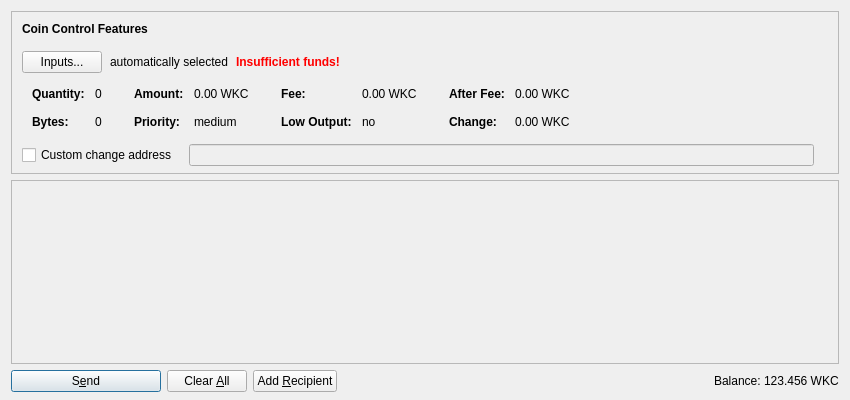
<?xml version="1.0" encoding="UTF-8"?>
<ui version="4.0">
 <class>SendCoinsDialog</class>
 <widget class="QDialog" name="SendCoinsDialog">
  <property name="geometry">
   <rect>
    <x>0</x>
    <y>0</y>
    <width>850</width>
    <height>400</height>
   </rect>
  </property>
  <property name="windowTitle">
   <string>Send Coins</string>
  </property>
  <layout class="QVBoxLayout" name="verticalLayout" stretch="0,1,0">
   <property name="bottomMargin">
    <number>8</number>
   </property>
   <item>
    <widget class="QFrame" name="frameCoinControl">
     <property name="sizePolicy">
      <sizepolicy hsizetype="Expanding" vsizetype="Expanding">
       <horstretch>0</horstretch>
       <verstretch>0</verstretch>
      </sizepolicy>
     </property>
     <property name="maximumSize">
      <size>
       <width>16777215</width>
       <height>16777215</height>
      </size>
     </property>
     <property name="frameShape">
      <enum>QFrame::StyledPanel</enum>
     </property>
     <property name="frameShadow">
      <enum>QFrame::Sunken</enum>
     </property>
     <layout class="QVBoxLayout" name="verticalLayoutCoinControl2">
      <property name="spacing">
       <number>0</number>
      </property>
      <property name="leftMargin">
       <number>0</number>
      </property>
      <property name="topMargin">
       <number>0</number>
      </property>
      <property name="rightMargin">
       <number>0</number>
      </property>
      <property name="bottomMargin">
       <number>6</number>
      </property>
      <item>
       <layout class="QVBoxLayout" name="verticalLayoutCoinControl" stretch="0,0,0,0,1">
        <property name="spacing">
         <number>0</number>
        </property>
        <property name="leftMargin">
         <number>10</number>
        </property>
        <property name="topMargin">
         <number>10</number>
        </property>
        <item>
         <layout class="QHBoxLayout" name="horizontalLayoutCoinControl1">
          <property name="bottomMargin">
           <number>15</number>
          </property>
          <item>
           <widget class="QLabel" name="labelCoinControlFeatures">
            <property name="sizePolicy">
             <sizepolicy hsizetype="Preferred" vsizetype="Maximum">
              <horstretch>0</horstretch>
              <verstretch>0</verstretch>
             </sizepolicy>
            </property>
            <property name="font">
             <font>
              <weight>75</weight>
              <bold>true</bold>
             </font>
            </property>
            <property name="styleSheet">
             <string notr="true">font-weight:bold;</string>
            </property>
            <property name="text">
             <string>Coin Control Features</string>
            </property>
           </widget>
          </item>
         </layout>
        </item>
        <item>
         <layout class="QHBoxLayout" name="horizontalLayoutCoinControl2" stretch="0,0,0,0">
          <property name="spacing">
           <number>8</number>
          </property>
          <property name="bottomMargin">
           <number>10</number>
          </property>
          <item>
           <widget class="QPushButton" name="pushButtonCoinControl">
            <property name="styleSheet">
             <string notr="true"/>
            </property>
            <property name="text">
             <string>Inputs...</string>
            </property>
           </widget>
          </item>
          <item>
           <widget class="QLabel" name="labelCoinControlAutomaticallySelected">
            <property name="text">
             <string>automatically selected</string>
            </property>
            <property name="margin">
             <number>5</number>
            </property>
           </widget>
          </item>
          <item>
           <widget class="QLabel" name="labelCoinControlInsuffFunds">
            <property name="font">
             <font>
              <weight>75</weight>
              <bold>true</bold>
             </font>
            </property>
            <property name="styleSheet">
             <string notr="true">color:red;font-weight:bold;</string>
            </property>
            <property name="text">
             <string>Insufficient funds!</string>
            </property>
            <property name="margin">
             <number>5</number>
            </property>
           </widget>
          </item>
          <item>
           <spacer name="horizontalSpacerCoinControl">
            <property name="orientation">
             <enum>Qt::Horizontal</enum>
            </property>
            <property name="sizeHint" stdset="0">
             <size>
              <width>40</width>
              <height>1</height>
             </size>
            </property>
           </spacer>
          </item>
         </layout>
        </item>
        <item>
         <widget class="QWidget" name="widgetCoinControl" native="true">
          <property name="sizePolicy">
           <sizepolicy hsizetype="Preferred" vsizetype="Preferred">
            <horstretch>0</horstretch>
            <verstretch>0</verstretch>
           </sizepolicy>
          </property>
          <property name="minimumSize">
           <size>
            <width>0</width>
            <height>0</height>
           </size>
          </property>
          <property name="styleSheet">
           <string notr="true"/>
          </property>
          <layout class="QHBoxLayout" name="horizontalLayoutCoinControl5">
           <property name="leftMargin">
            <number>0</number>
           </property>
           <property name="topMargin">
            <number>0</number>
           </property>
           <property name="rightMargin">
            <number>0</number>
           </property>
           <property name="bottomMargin">
            <number>0</number>
           </property>
           <item>
            <layout class="QHBoxLayout" name="horizontalLayoutCoinControl3" stretch="0,0,0,1">
             <property name="spacing">
              <number>20</number>
             </property>
             <property name="topMargin">
              <number>0</number>
             </property>
             <property name="bottomMargin">
              <number>10</number>
             </property>
             <item>
              <layout class="QFormLayout" name="formLayoutCoinControl1">
               <property name="horizontalSpacing">
                <number>10</number>
               </property>
               <property name="verticalSpacing">
                <number>14</number>
               </property>
               <property name="leftMargin">
                <number>10</number>
               </property>
               <property name="topMargin">
                <number>4</number>
               </property>
               <property name="rightMargin">
                <number>6</number>
               </property>
               <item row="0" column="0">
                <widget class="QLabel" name="labelCoinControlQuantityText">
                 <property name="font">
                  <font>
                   <weight>75</weight>
                   <bold>true</bold>
                  </font>
                 </property>
                 <property name="text">
                  <string>Quantity:</string>
                 </property>
                 <property name="margin">
                  <number>0</number>
                 </property>
                </widget>
               </item>
               <item row="0" column="1">
                <widget class="QLabel" name="labelCoinControlQuantity">
                 <property name="cursor">
                  <cursorShape>IBeamCursor</cursorShape>
                 </property>
                 <property name="contextMenuPolicy">
                  <enum>Qt::ActionsContextMenu</enum>
                 </property>
                 <property name="text">
                  <string notr="true">0</string>
                 </property>
                 <property name="margin">
                  <number>0</number>
                 </property>
                 <property name="textInteractionFlags">
                  <set>Qt::LinksAccessibleByMouse|Qt::TextSelectableByKeyboard|Qt::TextSelectableByMouse</set>
                 </property>
                </widget>
               </item>
               <item row="1" column="0">
                <widget class="QLabel" name="labelCoinControlBytesText">
                 <property name="font">
                  <font>
                   <weight>75</weight>
                   <bold>true</bold>
                  </font>
                 </property>
                 <property name="text">
                  <string>Bytes:</string>
                 </property>
                </widget>
               </item>
               <item row="1" column="1">
                <widget class="QLabel" name="labelCoinControlBytes">
                 <property name="cursor">
                  <cursorShape>IBeamCursor</cursorShape>
                 </property>
                 <property name="contextMenuPolicy">
                  <enum>Qt::ActionsContextMenu</enum>
                 </property>
                 <property name="text">
                  <string notr="true">0</string>
                 </property>
                 <property name="textInteractionFlags">
                  <set>Qt::LinksAccessibleByMouse|Qt::TextSelectableByKeyboard|Qt::TextSelectableByMouse</set>
                 </property>
                </widget>
               </item>
              </layout>
             </item>
             <item>
              <layout class="QFormLayout" name="formLayoutCoinControl2">
               <property name="horizontalSpacing">
                <number>10</number>
               </property>
               <property name="verticalSpacing">
                <number>14</number>
               </property>
               <property name="leftMargin">
                <number>6</number>
               </property>
               <property name="topMargin">
                <number>4</number>
               </property>
               <property name="rightMargin">
                <number>6</number>
               </property>
               <item row="0" column="0">
                <widget class="QLabel" name="labelCoinControlAmountText">
                 <property name="font">
                  <font>
                   <weight>75</weight>
                   <bold>true</bold>
                  </font>
                 </property>
                 <property name="text">
                  <string>Amount:</string>
                 </property>
                 <property name="margin">
                  <number>0</number>
                 </property>
                </widget>
               </item>
               <item row="0" column="1">
                <widget class="QLabel" name="labelCoinControlAmount">
                 <property name="cursor">
                  <cursorShape>IBeamCursor</cursorShape>
                 </property>
                 <property name="contextMenuPolicy">
                  <enum>Qt::ActionsContextMenu</enum>
                 </property>
                 <property name="text">
                  <string notr="true">0.00 WKC</string>
                 </property>
                 <property name="textInteractionFlags">
                  <set>Qt::LinksAccessibleByMouse|Qt::TextSelectableByKeyboard|Qt::TextSelectableByMouse</set>
                 </property>
                </widget>
               </item>
               <item row="1" column="0">
                <widget class="QLabel" name="labelCoinControlPriorityText">
                 <property name="font">
                  <font>
                   <weight>75</weight>
                   <bold>true</bold>
                  </font>
                 </property>
                 <property name="text">
                  <string>Priority:</string>
                 </property>
                </widget>
               </item>
               <item row="1" column="1">
                <widget class="QLabel" name="labelCoinControlPriority">
                 <property name="cursor">
                  <cursorShape>IBeamCursor</cursorShape>
                 </property>
                 <property name="contextMenuPolicy">
                  <enum>Qt::ActionsContextMenu</enum>
                 </property>
                 <property name="text">
                  <string notr="true">medium</string>
                 </property>
                 <property name="textInteractionFlags">
                  <set>Qt::LinksAccessibleByMouse|Qt::TextSelectableByKeyboard|Qt::TextSelectableByMouse</set>
                 </property>
                </widget>
               </item>
              </layout>
             </item>
             <item>
              <layout class="QFormLayout" name="formLayoutCoinControl3">
               <property name="horizontalSpacing">
                <number>10</number>
               </property>
               <property name="verticalSpacing">
                <number>14</number>
               </property>
               <property name="leftMargin">
                <number>6</number>
               </property>
               <property name="topMargin">
                <number>4</number>
               </property>
               <property name="rightMargin">
                <number>6</number>
               </property>
               <item row="0" column="0">
                <widget class="QLabel" name="labelCoinControlFeeText">
                 <property name="font">
                  <font>
                   <weight>75</weight>
                   <bold>true</bold>
                  </font>
                 </property>
                 <property name="text">
                  <string>Fee:</string>
                 </property>
                 <property name="margin">
                  <number>0</number>
                 </property>
                </widget>
               </item>
               <item row="0" column="1">
                <widget class="QLabel" name="labelCoinControlFee">
                 <property name="cursor">
                  <cursorShape>IBeamCursor</cursorShape>
                 </property>
                 <property name="contextMenuPolicy">
                  <enum>Qt::ActionsContextMenu</enum>
                 </property>
                 <property name="text">
                  <string notr="true">0.00 WKC</string>
                 </property>
                 <property name="textInteractionFlags">
                  <set>Qt::LinksAccessibleByMouse|Qt::TextSelectableByKeyboard|Qt::TextSelectableByMouse</set>
                 </property>
                </widget>
               </item>
               <item row="1" column="0">
                <widget class="QLabel" name="labelCoinControlLowOutputText">
                 <property name="font">
                  <font>
                   <weight>75</weight>
                   <bold>true</bold>
                  </font>
                 </property>
                 <property name="text">
                  <string>Low Output:</string>
                 </property>
                </widget>
               </item>
               <item row="1" column="1">
                <widget class="QLabel" name="labelCoinControlLowOutput">
                 <property name="cursor">
                  <cursorShape>IBeamCursor</cursorShape>
                 </property>
                 <property name="contextMenuPolicy">
                  <enum>Qt::ActionsContextMenu</enum>
                 </property>
                 <property name="text">
                  <string notr="true">no</string>
                 </property>
                 <property name="textInteractionFlags">
                  <set>Qt::LinksAccessibleByMouse|Qt::TextSelectableByKeyboard|Qt::TextSelectableByMouse</set>
                 </property>
                </widget>
               </item>
              </layout>
             </item>
             <item>
              <layout class="QFormLayout" name="formLayoutCoinControl4">
               <property name="horizontalSpacing">
                <number>10</number>
               </property>
               <property name="verticalSpacing">
                <number>14</number>
               </property>
               <property name="leftMargin">
                <number>6</number>
               </property>
               <property name="topMargin">
                <number>4</number>
               </property>
               <property name="rightMargin">
                <number>6</number>
               </property>
               <item row="0" column="0">
                <widget class="QLabel" name="labelCoinControlAfterFeeText">
                 <property name="font">
                  <font>
                   <weight>75</weight>
                   <bold>true</bold>
                  </font>
                 </property>
                 <property name="text">
                  <string>After Fee:</string>
                 </property>
                 <property name="margin">
                  <number>0</number>
                 </property>
                </widget>
               </item>
               <item row="0" column="1">
                <widget class="QLabel" name="labelCoinControlAfterFee">
                 <property name="cursor">
                  <cursorShape>IBeamCursor</cursorShape>
                 </property>
                 <property name="contextMenuPolicy">
                  <enum>Qt::ActionsContextMenu</enum>
                 </property>
                 <property name="text">
                  <string notr="true">0.00 WKC</string>
                 </property>
                 <property name="textInteractionFlags">
                  <set>Qt::LinksAccessibleByMouse|Qt::TextSelectableByKeyboard|Qt::TextSelectableByMouse</set>
                 </property>
                </widget>
               </item>
               <item row="1" column="0">
                <widget class="QLabel" name="labelCoinControlChangeText">
                 <property name="font">
                  <font>
                   <weight>75</weight>
                   <bold>true</bold>
                  </font>
                 </property>
                 <property name="text">
                  <string>Change:</string>
                 </property>
                </widget>
               </item>
               <item row="1" column="1">
                <widget class="QLabel" name="labelCoinControlChange">
                 <property name="cursor">
                  <cursorShape>IBeamCursor</cursorShape>
                 </property>
                 <property name="contextMenuPolicy">
                  <enum>Qt::ActionsContextMenu</enum>
                 </property>
                 <property name="text">
                  <string notr="true">0.00 WKC</string>
                 </property>
                 <property name="textInteractionFlags">
                  <set>Qt::LinksAccessibleByMouse|Qt::TextSelectableByKeyboard|Qt::TextSelectableByMouse</set>
                 </property>
                </widget>
               </item>
              </layout>
             </item>
            </layout>
           </item>
          </layout>
         </widget>
        </item>
        <item>
         <layout class="QHBoxLayout" name="horizontalLayoutCoinControl4" stretch="0,0,0">
          <property name="spacing">
           <number>12</number>
          </property>
          <property name="sizeConstraint">
           <enum>QLayout::SetDefaultConstraint</enum>
          </property>
          <property name="topMargin">
           <number>5</number>
          </property>
          <property name="rightMargin">
           <number>5</number>
          </property>
          <item>
           <widget class="QCheckBox" name="checkBoxCoinControlChange">
            <property name="toolTip">
             <string>If this is activated, but the change address is empty or invalid, change will be sent to a newly generated address.</string>
            </property>
            <property name="text">
             <string>Custom change address</string>
            </property>
           </widget>
          </item>
          <item>
           <widget class="QValidatedLineEdit" name="lineEditCoinControlChange">
            <property name="enabled">
             <bool>false</bool>
            </property>
            <property name="sizePolicy">
             <sizepolicy hsizetype="Expanding" vsizetype="Fixed">
              <horstretch>0</horstretch>
              <verstretch>0</verstretch>
             </sizepolicy>
            </property>
           </widget>
          </item>
          <item>
           <widget class="QLabel" name="labelCoinControlChangeLabel">
            <property name="sizePolicy">
             <sizepolicy hsizetype="Preferred" vsizetype="Expanding">
              <horstretch>0</horstretch>
              <verstretch>0</verstretch>
             </sizepolicy>
            </property>
            <property name="minimumSize">
             <size>
              <width>0</width>
              <height>0</height>
             </size>
            </property>
            <property name="text">
             <string/>
            </property>
            <property name="margin">
             <number>3</number>
            </property>
           </widget>
          </item>
         </layout>
        </item>
        <item>
         <spacer name="verticalSpacerCoinControl">
          <property name="orientation">
           <enum>Qt::Vertical</enum>
          </property>
          <property name="sizeHint" stdset="0">
           <size>
            <width>800</width>
            <height>1</height>
           </size>
          </property>
         </spacer>
        </item>
       </layout>
      </item>
     </layout>
    </widget>
   </item>
   <item>
    <widget class="QScrollArea" name="scrollArea">
     <property name="widgetResizable">
      <bool>true</bool>
     </property>
     <widget class="QWidget" name="scrollAreaWidgetContents">
      <property name="geometry">
       <rect>
        <x>0</x>
        <y>0</y>
        <width>830</width>
        <height>178</height>
       </rect>
      </property>
      <layout class="QVBoxLayout" name="verticalLayout_2" stretch="0,1">
       <property name="leftMargin">
        <number>0</number>
       </property>
       <property name="topMargin">
        <number>0</number>
       </property>
       <property name="rightMargin">
        <number>0</number>
       </property>
       <property name="bottomMargin">
        <number>0</number>
       </property>
       <item>
        <layout class="QVBoxLayout" name="entries">
         <property name="spacing">
          <number>6</number>
         </property>
        </layout>
       </item>
       <item>
        <spacer name="verticalSpacer">
         <property name="orientation">
          <enum>Qt::Vertical</enum>
         </property>
         <property name="sizeHint" stdset="0">
          <size>
           <width>20</width>
           <height>40</height>
          </size>
         </property>
        </spacer>
       </item>
      </layout>
     </widget>
    </widget>
   </item>
   <item>
    <layout class="QHBoxLayout" name="horizontalLayout">
     <item>
      <widget class="QPushButton" name="sendButton">
       <property name="minimumSize">
        <size>
         <width>150</width>
         <height>0</height>
        </size>
       </property>
       <property name="toolTip">
        <string>Confirm the send action</string>
       </property>
       <property name="text">
        <string>S&amp;end</string>
       </property>
       <property name="icon">
        <iconset resource="../bitcoin.qrc">
         <normaloff>:/icons/send</normaloff>:/icons/send</iconset>
       </property>
       <property name="default">
        <bool>true</bool>
       </property>
      </widget>
     </item>
     <item>
      <widget class="QPushButton" name="clearButton">
       <property name="sizePolicy">
        <sizepolicy hsizetype="Minimum" vsizetype="Fixed">
         <horstretch>0</horstretch>
         <verstretch>0</verstretch>
        </sizepolicy>
       </property>
       <property name="toolTip">
        <string>Clear all fields of the form.</string>
       </property>
       <property name="text">
        <string>Clear &amp;All</string>
       </property>
       <property name="icon">
        <iconset resource="../bitcoin.qrc">
         <normaloff>:/icons/remove</normaloff>:/icons/remove</iconset>
       </property>
       <property name="autoRepeatDelay">
        <number>300</number>
       </property>
       <property name="autoDefault">
        <bool>false</bool>
       </property>
      </widget>
     </item>
     <item>
      <widget class="QPushButton" name="addButton">
       <property name="toolTip">
        <string>Send to multiple recipients at once</string>
       </property>
       <property name="text">
        <string>Add &amp;Recipient</string>
       </property>
       <property name="icon">
        <iconset resource="../bitcoin.qrc">
         <normaloff>:/icons/add</normaloff>:/icons/add</iconset>
       </property>
       <property name="autoDefault">
        <bool>false</bool>
       </property>
      </widget>
     </item>
     <item>
      <spacer name="horizontalSpacer">
       <property name="orientation">
        <enum>Qt::Horizontal</enum>
       </property>
       <property name="sizeHint" stdset="0">
        <size>
         <width>40</width>
         <height>20</height>
        </size>
       </property>
      </spacer>
     </item>
     <item>
      <layout class="QHBoxLayout" name="horizontalLayout_2">
       <property name="spacing">
        <number>3</number>
       </property>
       <item>
        <widget class="QLabel" name="label">
         <property name="sizePolicy">
          <sizepolicy hsizetype="Preferred" vsizetype="Fixed">
           <horstretch>0</horstretch>
           <verstretch>0</verstretch>
          </sizepolicy>
         </property>
         <property name="text">
          <string>Balance:</string>
         </property>
        </widget>
       </item>
       <item>
        <widget class="QLabel" name="labelBalance">
         <property name="sizePolicy">
          <sizepolicy hsizetype="Preferred" vsizetype="Fixed">
           <horstretch>0</horstretch>
           <verstretch>0</verstretch>
          </sizepolicy>
         </property>
         <property name="cursor">
          <cursorShape>IBeamCursor</cursorShape>
         </property>
         <property name="text">
          <string notr="true">123.456 WKC</string>
         </property>
         <property name="textInteractionFlags">
          <set>Qt::LinksAccessibleByMouse|Qt::TextSelectableByKeyboard|Qt::TextSelectableByMouse</set>
         </property>
        </widget>
       </item>
      </layout>
     </item>
    </layout>
   </item>
  </layout>
 </widget>
 <customwidgets>
  <customwidget>
   <class>QValidatedLineEdit</class>
   <extends>QLineEdit</extends>
   <header>qvalidatedlineedit.h</header>
  </customwidget>
 </customwidgets>
 <resources>
  <include location="../bitcoin.qrc"/>
 </resources>
 <connections/>
</ui>
